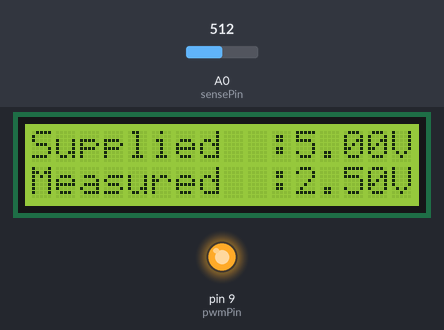
Simulated run of this sketch. Board: Arduino Uno, built with avr-gcc and run on an emulated ATmega328P. On the bench: 16×2 character LCD, output pins drawn as LEDs (lit = HIGH). The test bench sets the inputs (shaded band); at power-on: A0 (sensePin) = 512. What the sketch prints to the serial monitor is not drawn.

Above: at 1.2 s.
1.3 s: A0 (sensePin) set to 716
At 2.9 s:
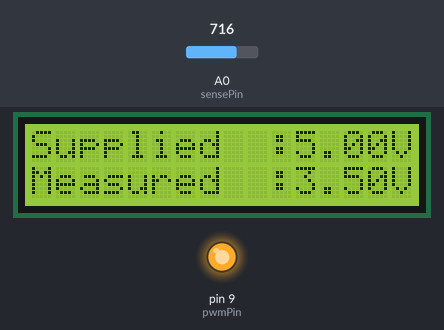
3.6 s: A0 (sensePin) set to 900
At 4.7 s:
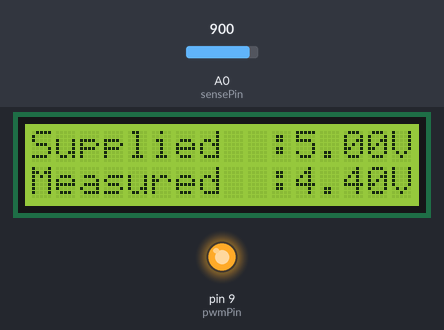
5.7 s: A0 (sensePin) set to 1023
At 7.7 s:
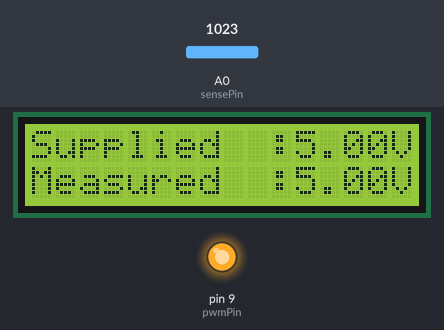
Timing chart, 0 to 9.2 s (numbered marks = the images above; inputs shaded):
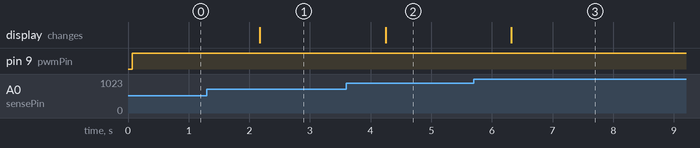

The sketch:

Project_6_Voltmeter_with_LCD_Display_using_Arduino.ino
```cpp
#include <Wire.h>
#include <LiquidCrystal_I2C.h>

LiquidCrystal_I2C lcd(0x27, 16, 2); // 0x27 or 0x3F

const int pwmPin = 9;    // PWM output
const int sensePin = A0; // analog input

// === user-adjustable desired voltage (0.0 to 5.0 V) ===
float intensity = 5.0;

// Delay between readings (ms)
const unsigned long DELAY_MS = 1000;

void setup()
{
  // init LCD
  lcd.init();
  lcd.backlight();
  lcd.clear();

  // pin directions
  pinMode(pwmPin, OUTPUT);


  Serial.begin(115200);
}

void loop()
{
  // --- 1) Drive PWM to get desired voltage ---
  // PWM range is 0–255, corresponding to 0–5 V (approx)
  int pwmValue = (int)constrain((intensity / 5.0) * 255.0, 0, 255);
  analogWrite(pwmPin, pwmValue);

  // --- 2) Read back the voltage ---
  int raw = analogRead(sensePin);         // 0–1023
  float measuredV = raw * (5.0 / 1023.0); // convert to volts

  // --- 3) Print to Serial ---
  Serial.print("Supplied Voltage: ");
  Serial.print(intensity);
  Serial.print(" V  |  Measured: ");
  Serial.print(measuredV);
  Serial.println(" V");

  // --- 4) Display on LCD ---
  lcd.clear();
  lcd.setCursor(0, 0);
  lcd.print("Supplied  :");
  lcd.print(intensity);
  lcd.print("V");

  lcd.setCursor(0, 1);
  lcd.print("Measured  :");
  lcd.print(measuredV);
  lcd.print("V");

  delay(DELAY_MS);
}
```

Measured:
- after the input at 1.3 s, the display: changes after 0.87 s (image 1)
- after the input at 3.6 s, the display: changes after 0.65 s (image 2)
- after the input at 5.7 s, the display: changes after 0.62 s (image 3)
